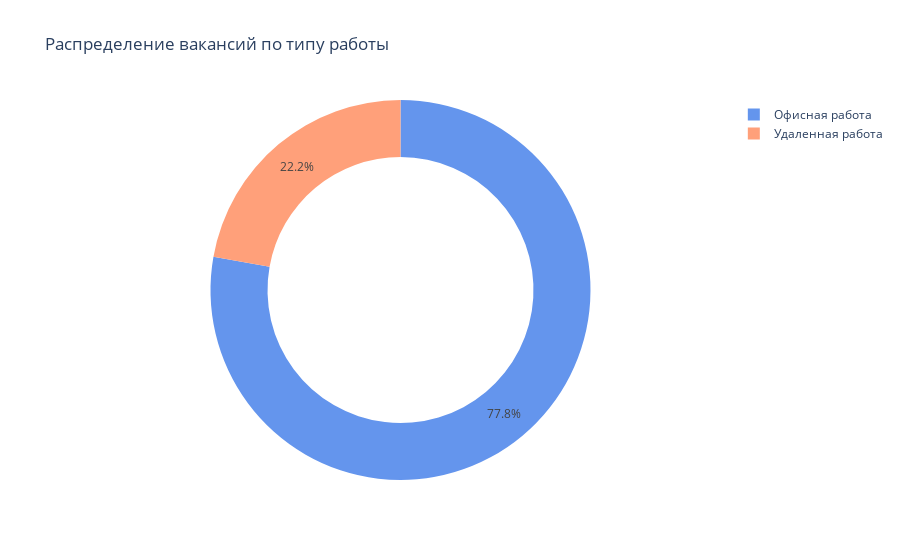

Here is the notebook cell this chart was saved with:
### Code cell
remote_counts = df['remote'].value_counts()
office_counts = df['office'].value_counts()

labels = ['Удаленная работа', 'Офисная работа']

fig = go.Figure(data=[
    go.Pie(labels=labels, values=[remote_counts[True], office_counts[True]], 
           hole=.7, marker=dict(colors=['#FFA07A', '#6495ED'], line=dict(width=0)))])
fig.update_layout(title='Распределение вакансий по типу работы')
fig.show()

### Figure 1 — Plotly figure (JSON) as saved in the notebook; plotly's stock layout.template omitted (floating-point values rounded to 4 significant figures)
{"data": [{"hole": 0.7, "labels": ["Удаленная работа", "Офисная работа"], "marker": {"colors": ["#FFA07A", "#6495ED"], "line": {"width": 0}}, "type": "pie", "values": [1155, 4050]}], "layout": {"title": {"text": "Распределение вакансий по типу работы"}}}
